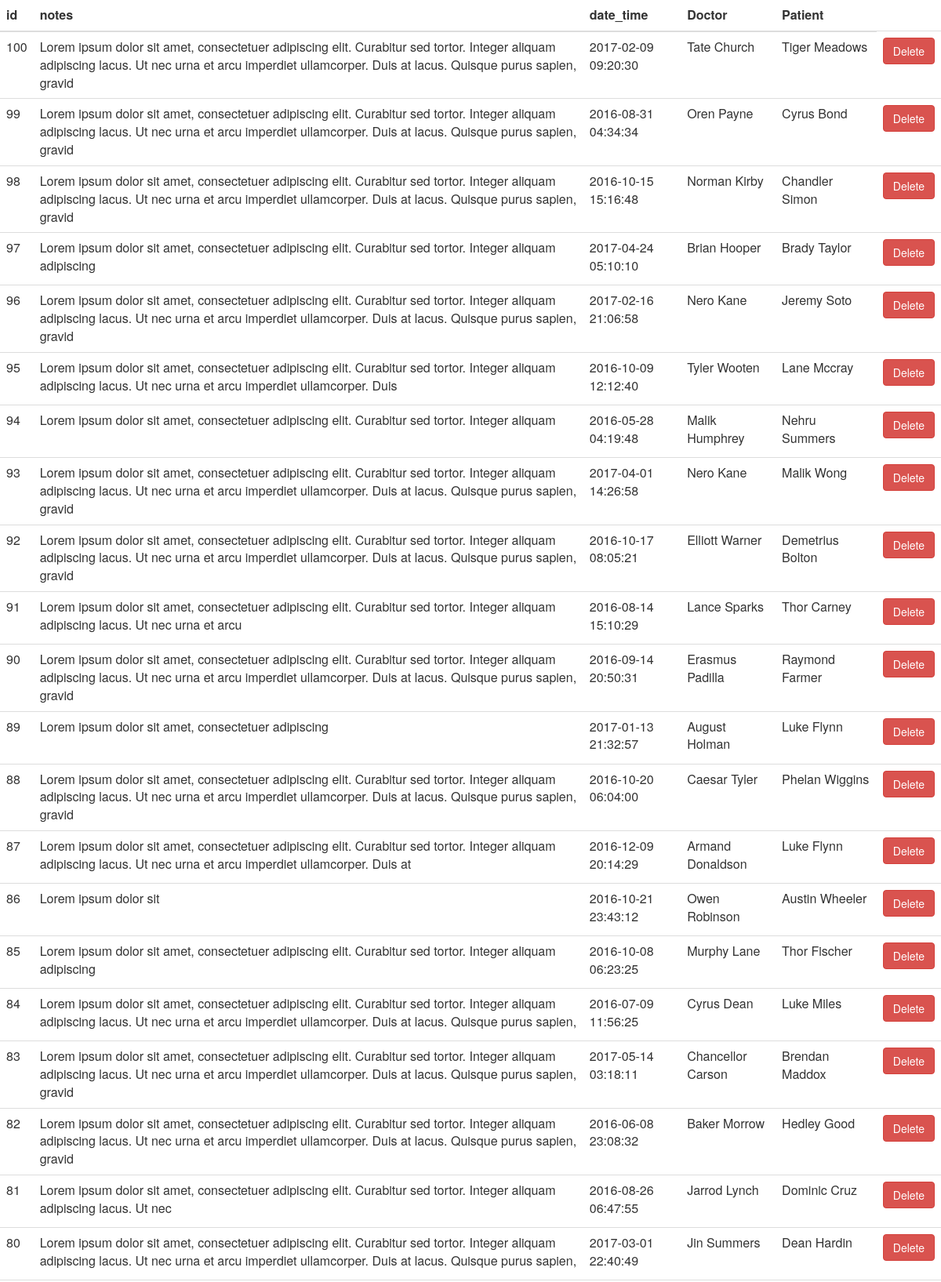
/clinic/Appointment/view_appointments.php (upper part), run on the app's committed database.
### tables this page shows
CREATE TABLE `appointment` (
  `id` int(11) NOT NULL,
  `notes` varchar(200) DEFAULT NULL,
  `date_time` datetime DEFAULT NULL,
  `doctor_id` int(11) NOT NULL,
  `patient_id` int(11) NOT NULL
);

CREATE TABLE `doctor` (
  `id` int(11) NOT NULL,
  `name` varchar(200) DEFAULT NULL,
  `email` varchar(200) DEFAULT NULL,
  `phone` varchar(200) DEFAULT NULL,
  `qualification` varchar(200) DEFAULT NULL,
  `speciality_id` int(11) NOT NULL
);

CREATE TABLE `patient` (
  `id` int(11) NOT NULL,
  `name` varchar(200) DEFAULT NULL,
  `address` varchar(200) DEFAULT NULL,
  `phone` varchar(200) DEFAULT NULL,
  `family_doctor_id` int(11) NOT NULL
);

### clinic/Appointment/view_appointments.php (the view, shortened to what this page needs)
<link rel="stylesheet" href="https://maxcdn.bootstrapcdn.com/bootstrap/3.3.7/css/bootstrap.min.css">
<?php
$conn = Connect();
$table = "";
if ($result = $conn->query('SELECT app.id, app.notes, app.date_time, d.name as Doctor, p.name as Patient FROM appointment app left join doctor d on app.doctor_id = d.id left join patient p on app.patient_id = p.id order by id desc;')) {
    $fieldsInfo = $result->fetch_fields();
    $table .= "<table class='table table-inverse' style='width: 100%;'>";
	$table .= "<thead>";
		$table .= "<tr>";
		foreach($fieldsInfo as $fieldInfo)
			$table .= "<th scope='row'>{$fieldInfo->name}</th>";
		$table .= "</tr>";
	$table .= "</thead>";
	$table .= "<body>";
		while ($row = $result->fetch_assoc()) {
			$table .= "<tr>";
			foreach($row as $columnValue)
				$table .= "<td>$columnValue</td>";
			$table .= "<td>
			<form action='delete_appointment.php' method='post' >
				<input type='hidden' name='delete_appointment_id' value='$row[id]'>
				<button id='delete-appointment' type='submit' name='btn_delete' class='btn btn-danger'>Delete</button>
			</form>
			</td>";
			$table .= "</tr>";
		}
	$table .= "</tbody>";
    $table .= "</table>";
}
echo $table;
?>

### data on the page
appointment: id "100", notes "Lorem ipsum dolor sit amet, consectetuer adipiscing elit. Curabitur sed tortor. Integer aliquam adipiscing lacus. Ut nec urna et arcu imperdiet ullamcorper. Duis at lacus. Quisque purus sapien, gravid", date_time "2017-02-09 09:20:30", doctor.name "Tate Church", patient.name "Tiger Meadows"
appointment: id "99", notes "Lorem ipsum dolor sit amet, consectetuer adipiscing elit. Curabitur sed tortor. Integer aliquam adipiscing lacus. Ut nec urna et arcu imperdiet ullamcorper. Duis at lacus. Quisque purus sapien, gravid", date_time "2016-08-31 04:34:34", doctor.name "Oren Payne", patient.name "Cyrus Bond"
appointment: id "98", notes "Lorem ipsum dolor sit amet, consectetuer adipiscing elit. Curabitur sed tortor. Integer aliquam adipiscing lacus. Ut nec urna et arcu imperdiet ullamcorper. Duis at lacus. Quisque purus sapien, gravid", date_time "2016-10-15 15:16:48", doctor.name "Norman Kirby", patient.name "Chandler Simon"
appointment: id "97", notes "Lorem ipsum dolor sit amet, consectetuer adipiscing elit. Curabitur sed tortor. Integer aliquam adipiscing", date_time "2017-04-24 05:10:10", doctor.name "Brian Hooper", patient.name "Brady Taylor"
appointment: id "96", notes "Lorem ipsum dolor sit amet, consectetuer adipiscing elit. Curabitur sed tortor. Integer aliquam adipiscing lacus. Ut nec urna et arcu imperdiet ullamcorper. Duis at lacus. Quisque purus sapien, gravid", date_time "2017-02-16 21:06:58", doctor.name "Nero Kane", patient.name "Jeremy Soto"
appointment: id "95", notes "Lorem ipsum dolor sit amet, consectetuer adipiscing elit. Curabitur sed tortor. Integer aliquam adipiscing lacus. Ut nec urna et arcu imperdiet ullamcorper. Duis", date_time "2016-10-09 12:12:40", doctor.name "Tyler Wooten", patient.name "Lane Mccray"
appointment: id "94", notes "Lorem ipsum dolor sit amet, consectetuer adipiscing elit. Curabitur sed tortor. Integer aliquam", date_time "2016-05-28 04:19:48", doctor.name "Malik Humphrey", patient.name "Nehru Summers"
appointment: id "93", notes "Lorem ipsum dolor sit amet, consectetuer adipiscing elit. Curabitur sed tortor. Integer aliquam adipiscing lacus. Ut nec urna et arcu imperdiet ullamcorper. Duis at lacus. Quisque purus sapien, gravid", date_time "2017-04-01 14:26:58", doctor.name "Nero Kane", patient.name "Malik Wong"
appointment: id "92", notes "Lorem ipsum dolor sit amet, consectetuer adipiscing elit. Curabitur sed tortor. Integer aliquam adipiscing lacus. Ut nec urna et arcu imperdiet ullamcorper. Duis at lacus. Quisque purus sapien, gravid", date_time "2016-10-17 08:05:21", doctor.name "Elliott Warner", patient.name "Demetrius Bolton"
appointment: id "91", notes "Lorem ipsum dolor sit amet, consectetuer adipiscing elit. Curabitur sed tortor. Integer aliquam adipiscing lacus. Ut nec urna et arcu", date_time "2016-08-14 15:10:29", doctor.name "Lance Sparks", patient.name "Thor Carney"
appointment: id "90", notes "Lorem ipsum dolor sit amet, consectetuer adipiscing elit. Curabitur sed tortor. Integer aliquam adipiscing lacus. Ut nec urna et arcu imperdiet ullamcorper. Duis at lacus. Quisque purus sapien, gravid", date_time "2016-09-14 20:50:31", doctor.name "Erasmus Padilla", patient.name "Raymond Farmer"
appointment: id "89", notes "Lorem ipsum dolor sit amet, consectetuer adipiscing", date_time "2017-01-13 21:32:57", doctor.name "August Holman", patient.name "Luke Flynn"
appointment: id "88", notes "Lorem ipsum dolor sit amet, consectetuer adipiscing elit. Curabitur sed tortor. Integer aliquam adipiscing lacus. Ut nec urna et arcu imperdiet ullamcorper. Duis at lacus. Quisque purus sapien, gravid", date_time "2016-10-20 06:04:00", doctor.name "Caesar Tyler", patient.name "Phelan Wiggins"
appointment: id "87", notes "Lorem ipsum dolor sit amet, consectetuer adipiscing elit. Curabitur sed tortor. Integer aliquam adipiscing lacus. Ut nec urna et arcu imperdiet ullamcorper. Duis at", date_time "2016-12-09 20:14:29", doctor.name "Armand Donaldson", patient.name "Luke Flynn"
appointment: id "86", notes "Lorem ipsum dolor sit", date_time "2016-10-21 23:43:12", doctor.name "Owen Robinson", patient.name "Austin Wheeler"
appointment: id "85", notes "Lorem ipsum dolor sit amet, consectetuer adipiscing elit. Curabitur sed tortor. Integer aliquam adipiscing", date_time "2016-10-08 06:23:25", doctor.name "Murphy Lane", patient.name "Thor Fischer"
appointment: id "84", notes "Lorem ipsum dolor sit amet, consectetuer adipiscing elit. Curabitur sed tortor. Integer aliquam adipiscing lacus. Ut nec urna et arcu imperdiet ullamcorper. Duis at lacus. Quisque purus sapien,", date_time "2016-07-09 11:56:25", doctor.name "Cyrus Dean", patient.name "Luke Miles"
appointment: id "83", notes "Lorem ipsum dolor sit amet, consectetuer adipiscing elit. Curabitur sed tortor. Integer aliquam adipiscing lacus. Ut nec urna et arcu imperdiet ullamcorper. Duis at lacus. Quisque purus sapien, gravid", date_time "2017-05-14 03:18:11", doctor.name "Chancellor Carson", patient.name "Brendan Maddox"
appointment: id "82", notes "Lorem ipsum dolor sit amet, consectetuer adipiscing elit. Curabitur sed tortor. Integer aliquam adipiscing lacus. Ut nec urna et arcu imperdiet ullamcorper. Duis at lacus. Quisque purus sapien, gravid", date_time "2016-06-08 23:08:32", doctor.name "Baker Morrow", patient.name "Hedley Good"
appointment: id "81", notes "Lorem ipsum dolor sit amet, consectetuer adipiscing elit. Curabitur sed tortor. Integer aliquam adipiscing lacus. Ut nec", date_time "2016-08-26 06:47:55", doctor.name "Jarrod Lynch", patient.name "Dominic Cruz"
appointment: id "80", notes "Lorem ipsum dolor sit amet, consectetuer adipiscing elit. Curabitur sed tortor. Integer aliquam adipiscing lacus. Ut nec urna et arcu imperdiet ullamcorper. Duis at lacus. Quisque purus sapien,", date_time "2017-03-01 22:40:49", doctor.name "Jin Summers", patient.name "Dean Hardin"

### other printed values
$fieldInfo->name "id"
$fieldInfo->name "notes"
$fieldInfo->name "date_time"
$fieldInfo->name "Doctor"
$fieldInfo->name "Patient"
